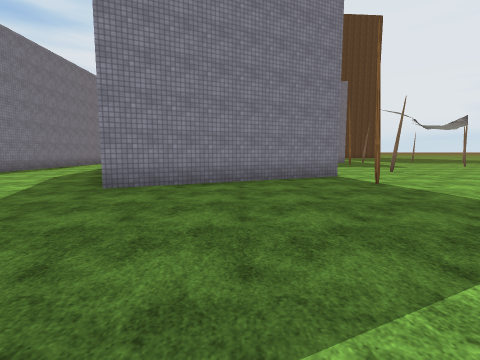
View 1 (above)

24 first-person views from a walk through a Unity game level. The camera is 1.4 m above the floor, tilts 6° down and sees 85° across. The floor is counted in squares, 2 m on a side. Each view is taken from the middle of a square. On the plan, view 1 faces up. The plan holds only what a view shows up to about 9 squares ahead; the rest is blank. The place goes on beyond the plan. The terrain is drawn as flat ground. The player character is not drawn. Surface patterns are stand-ins for the level's own textures.

View 2
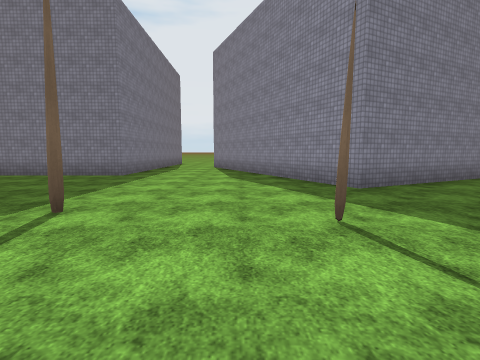

View 3
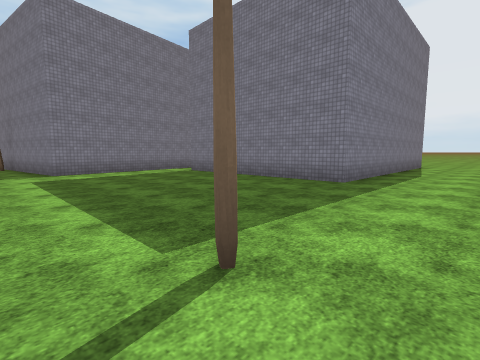

View 4
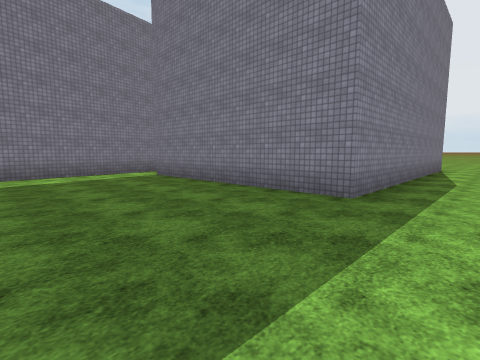

View 5
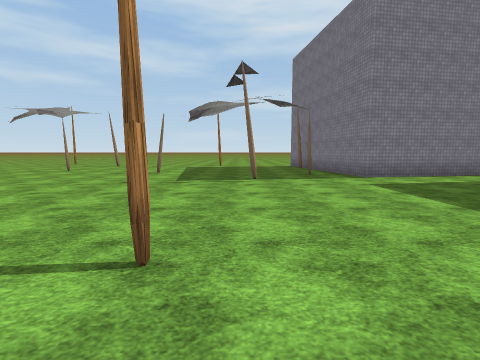

View 6
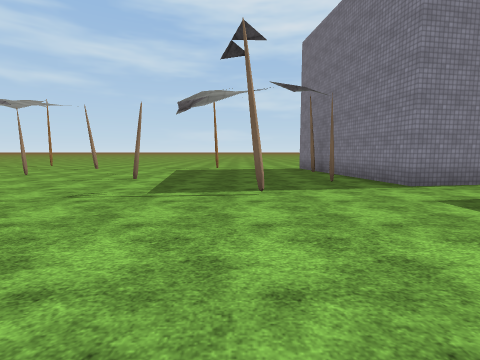

View 7
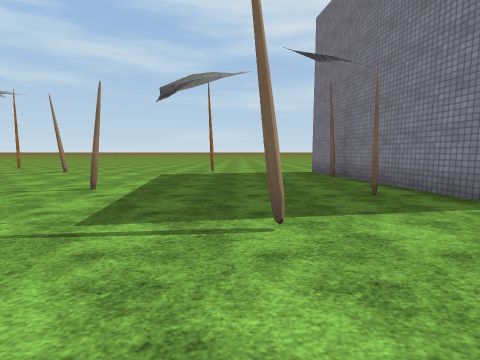

View 8
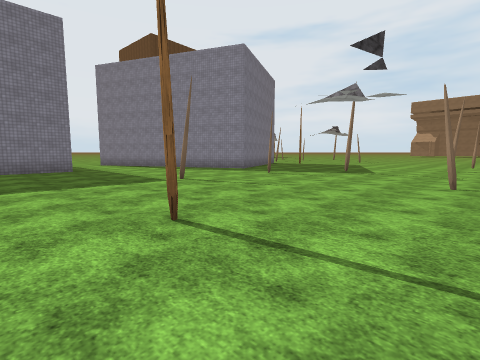

View 9
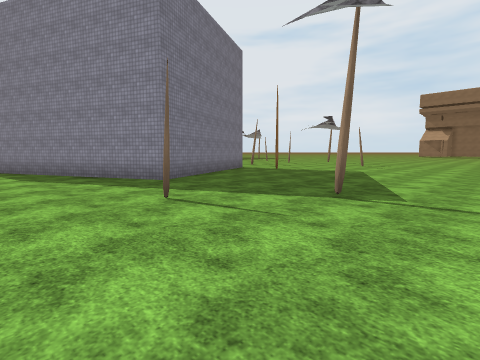

View 10
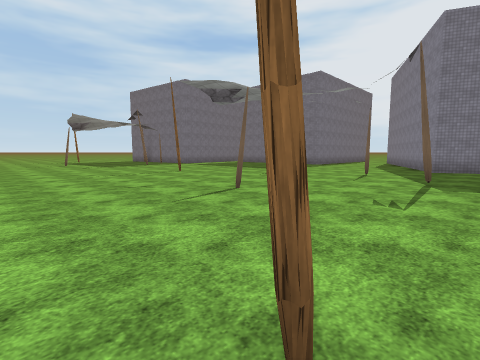

View 11
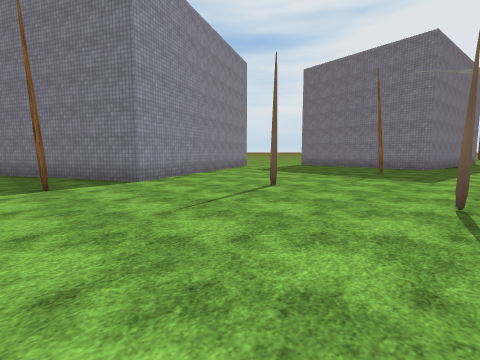

View 12
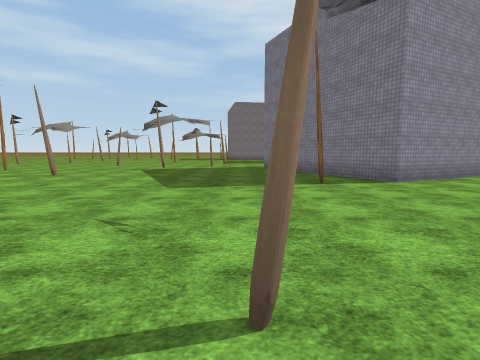

View 13
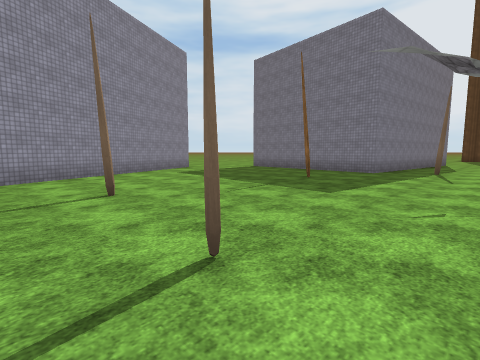

View 14
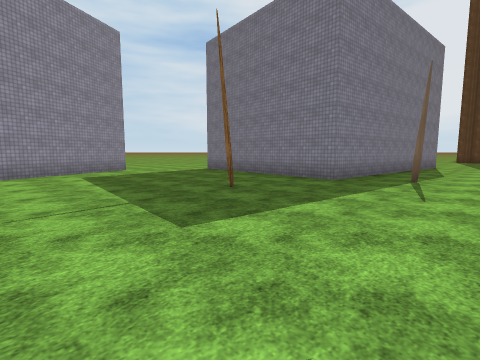

View 15
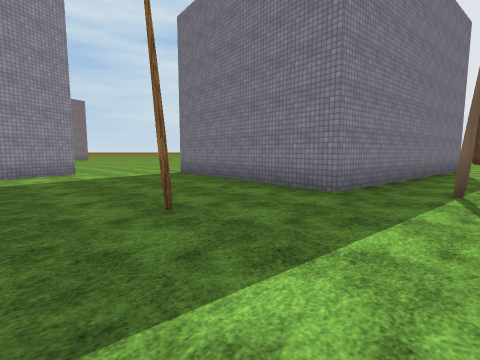

View 16
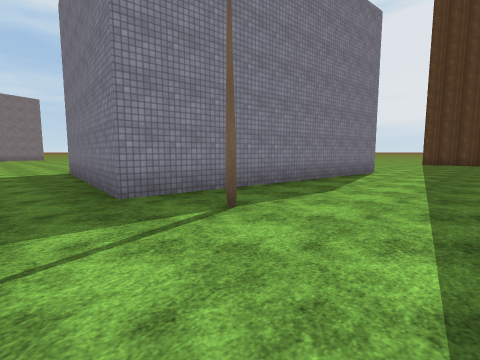

View 17
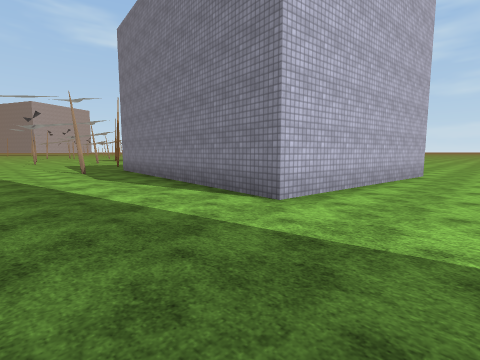

View 18
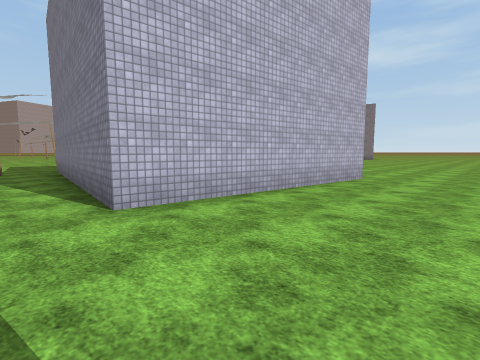

View 19
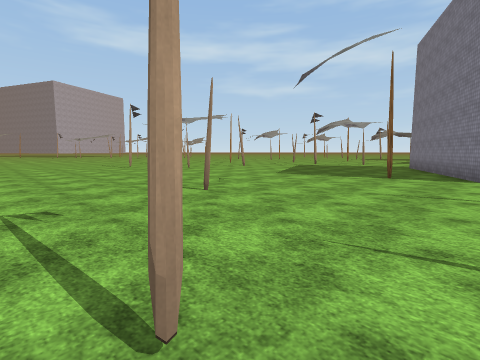

View 20
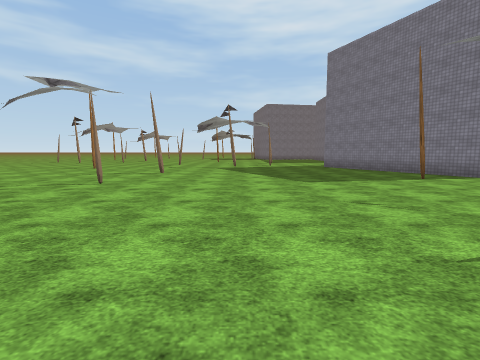

View 21
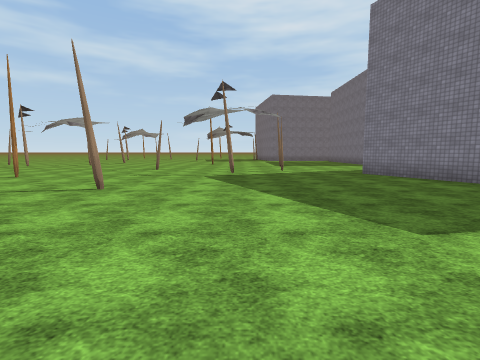

View 22
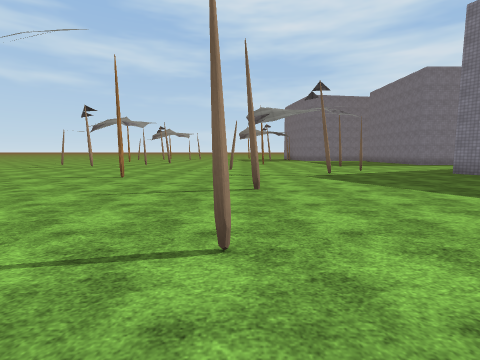

View 23
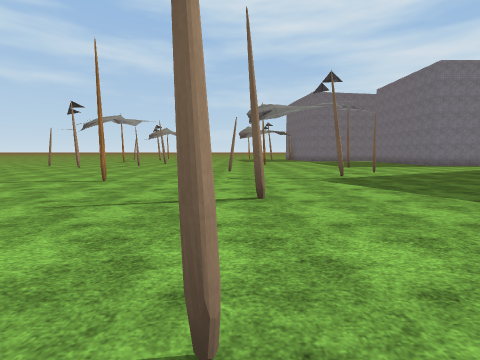

View 24
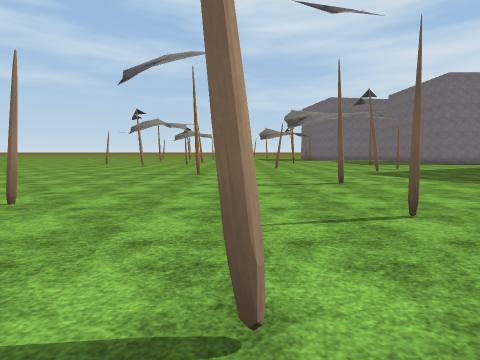

### Floor plan
Key: @ floor where view 1 was taken; # wall or solid block; . floor.
Columns run from 17 left of view 1 to 11 right of it. Each row starts with its distance up from view 1.
 29                 ...........
 28                ..............
 27                ..............
 26                 ...#####.....
 25                        ##....
 24                         #....
 23                         #....
 22                         #....
 21                         #....
 20                         #....
 19                         #....
 18                  .#######.#..
 17                 .............
 16                 .............
 15         #.      #......#....
 14         #..     ##..........
 13         #..      #..........
 12         #..      ##.........
 11         #...#     #.........
 10         #...##    ##........
  9         #....#     #...#..#.
  8  #.######....##   ##.........
  7  #............# ###..........
  6  #............###...#........
  5  #...........................
  4 ##.......................#...
  3 ..........#..#...............
  2 .#...........................
  1 ...............#.............
  0 ...#.............@...........
 -1 .......#.....................
 -2 ............#.....#..#.......
 -3 ........................  ..
 -4 .......................#.
 -5 ................#.......
 -6 ....  .................
 -7 ..           ........#
 -8              ........
 -9              .......
-10              ......
-11                ..

Where each view was taken, in squares from view 1:
view 1: 0 up, 0 right, facing up
view 2: 0 up, 5 left, facing up
view 3: 2 up, 6 left, facing up-left
view 4: 4 up, 7 left, facing up-left
view 5: 0 up, 8 left, facing left
view 6: 0 up, 10 left, facing left
view 7: 0 up, 12 left, facing left
view 8: 3 down, 11 left, facing up-right
view 9: 1 down, 6 left, facing up-right
view 10: 6 down, 1 left, facing up-left
view 11: 5 up, 9 right, facing up-left
view 12: 4 up, 9 right, facing left
view 13: 8 up, 10 right, facing up-left
view 14: 11 up, 10 right, facing up-left
view 15: 13 up, 9 right, facing up-left
view 16: 16 up, 11 right, facing up-left
view 17: 28 up, 11 right, facing down-left
view 18: 29 up, 9 right, facing down-left
view 19: 8 up, 11 right, facing down-left
view 20: 1 up, 10 right, facing left
view 21: 1 up, 6 right, facing left
view 22: 2 down, 6 right, facing left
view 23: 2 down, 5 right, facing left
view 24: 4 down, 7 right, facing left
